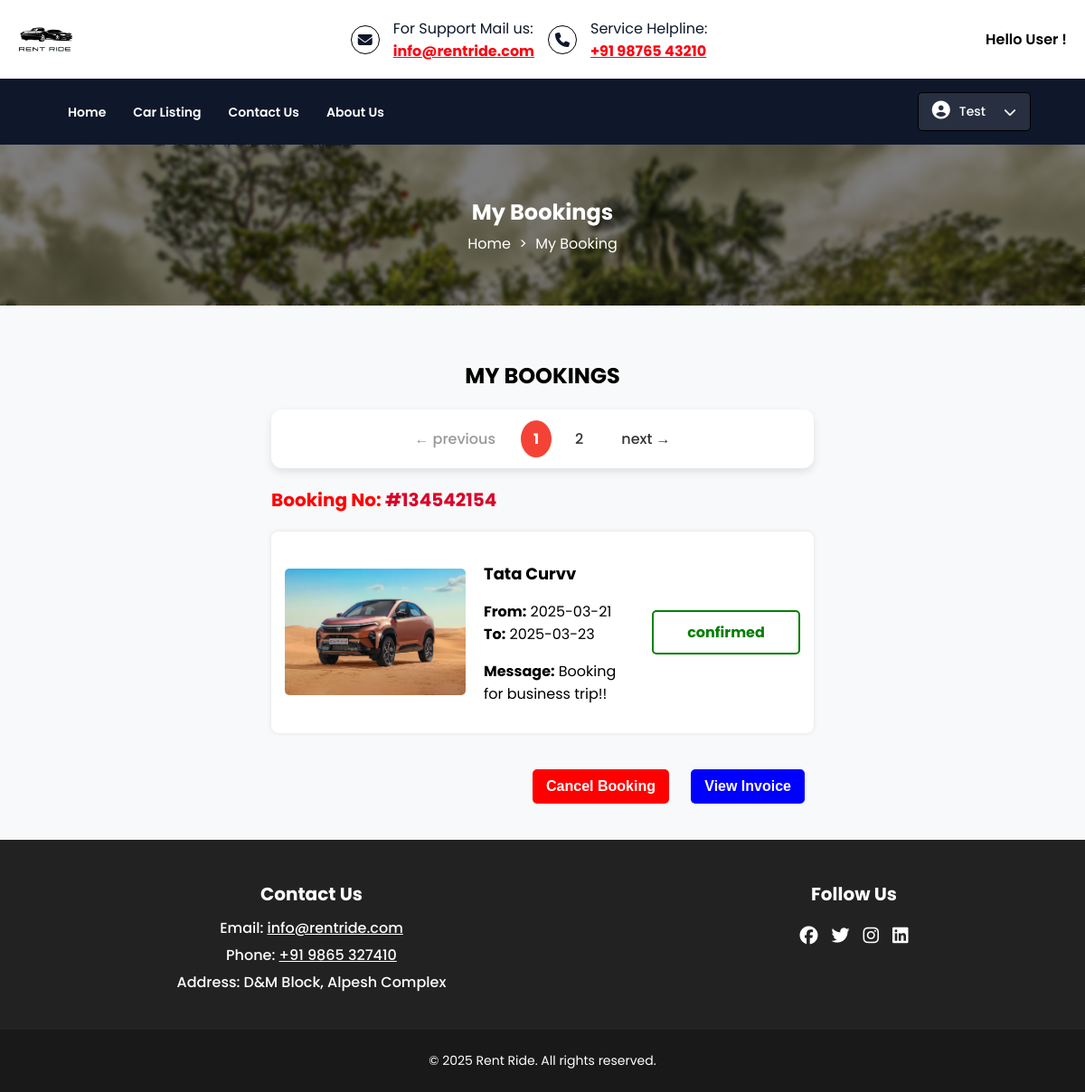
The page /my-bookings.php (signed in) on the database its author committed.
### tables this page shows
CREATE TABLE `bookings` (
  `id` int(11) NOT NULL,
  `booking_number` varchar(20) NOT NULL,
  `user_id` int(11) NOT NULL,
  `email` varchar(255) NOT NULL,
  `vehicle_id` int(11) NOT NULL,
  `from_date` date NOT NULL,
  `to_date` date NOT NULL,
  `message` text DEFAULT NULL,
  `status` enum('new','confirmed','cancelled') DEFAULT 'new',
  `created_at` timestamp NOT NULL DEFAULT current_timestamp()
);

CREATE TABLE `vehicles` (
  `id` int(11) NOT NULL,
  `vehicle_title` varchar(255) NOT NULL,
  `brand_id` int(11) NOT NULL,
  `vehicle_overview` text NOT NULL,
  `price_per_day` decimal(10,2) NOT NULL,
  `fuel_type` varchar(50) NOT NULL,
  `model_year` year(4) NOT NULL,
  `seating_capacity` int(11) NOT NULL,
  `image1` text DEFAULT NULL,
  `image2` text DEFAULT NULL,
  `image3` text DEFAULT NULL,
  `image4` text DEFAULT NULL,
  `image5` text DEFAULT NULL,
  `image6` text DEFAULT NULL,
  `air_conditioner` tinyint(4) DEFAULT NULL,
  `power_steering` tinyint(4) DEFAULT NULL,
  `cd_player` tinyint(4) DEFAULT NULL,
  `power_door_locks` tinyint(4) DEFAULT NULL,
  `driver_airbag` tinyint(4) DEFAULT NULL,
  `central_locking` tinyint(4) DEFAULT NULL,
  `antilock_braking_system` tinyint(4) DEFAULT NULL,
  `passenger_airbag` tinyint(4) DEFAULT NULL,
  `crash_sensor` tinyint(4) DEFAULT NULL,
  `brake_assist` tinyint(4) DEFAULT NULL,
  `power_windows` tinyint(4) DEFAULT NULL,
  `leather_seats` tinyint(4) DEFAULT NULL,
  `created_at` timestamp NOT NULL DEFAULT current_timestamp(),
  `updated_at` timestamp NOT NULL DEFAULT current_timestamp() ON UPDATE current_timestamp()
);

CREATE TABLE `contact_info` (
  `id` int(11) NOT NULL,
  `address` varchar(255) NOT NULL,
  `email` varchar(100) NOT NULL,
  `contact_number` varchar(20) NOT NULL
);

### my-bookings.php (the view, shortened to what this page needs)
<?php
include 'include/config.php';
$user_email = $_SESSION['email'];
$limit = 1;
$page = isset($_GET['page']) ? (int)$_GET['page'] : 1;
$offset = ($page - 1) * $limit;
$query_total = "SELECT COUNT(*) FROM bookings WHERE user_id = (SELECT id FROM users WHERE email = :email)";
$stmt_total = $dbh->prepare($query_total);
$stmt_total->bindParam(':email', $user_email, PDO::PARAM_STR);
$stmt_total->execute();
$total_records = $stmt_total->fetchColumn();
$total_pages = ceil($total_records / $limit);
$query = "SELECT
        b.id AS booking_id,
        b.booking_number,
        b.from_date,
        b.to_date,
        b.status,
        b.message,
        v.vehicle_title,
        v.image1 AS car_image,
        v.price_per_day
    FROM bookings b
    JOIN vehicles v ON b.vehicle_id = v.id
    WHERE b.user_id = (SELECT id FROM users WHERE email = :email)
    ORDER BY b.from_date DESC
    LIMIT :limit OFFSET :offset";
$stmt = $dbh->prepare($query);
$stmt->bindParam(':email', $user_email, PDO::PARAM_STR);
$stmt->bindValue(':limit', (int)$limit, PDO::PARAM_INT);
$stmt->bindValue(':offset', (int)$offset, PDO::PARAM_INT);
$stmt->execute();
$bookings = $stmt->fetchAll(PDO::FETCH_ASSOC);
?>
<!DOCTYPE html>
<html lang="en">
    <head>
        <link rel="stylesheet" href="styles.css">
        <link rel="stylesheet" href="https://cdnjs.cloudflare.com/ajax/libs/font-awesome/6.7.2/css/all.min.css" />
    </head>
    <body>
        <?php include 'include/header.php'; ?>
        <?php include 'include/navigation.php'; ?>
        <div class="ps-container">
            <div class="ps-overlay">
                <h1>My Bookings</h1>
                <nav>
                    <a href="index.php">Home</a> >
                    <a href="mybookings.php">My Booking</a>
                </nav>
            </div>
            <img src="Image/profile-page-banner.jpg" alt="Profile Page Background" class="ps-img">
        </div>
        <section class="my-bookings">
            <div class="booking-container">
                <h2 class="mb"><b>MY BOOKINGS</b></h2>
                <div class="pagination">
                    <a href="my-bookings.php?page=<?php echo $page - 1; ?>" class="prev <?php echo ($page <= 1) ? 'disabled' : ''; ?>">← previous</a>
                    <?php for ($i = 1; $i <= $total_pages; $i++): ?>
                        <a href="my-bookings.php?page=<?php echo $i; ?>" class="<?php echo ($page == $i) ? 'active' : ''; ?>">
                            <?php echo $i; ?>
                        </a>
                    <?php endfor; ?>
                    <a href="my-bookings.php?page=<?php echo $page + 1; ?>" class="next <?php echo ($page >= $total_pages) ? 'disabled' : ''; ?>">next →</a>
                </div>
                <?php if (count($bookings) > 0): ?>
                    <?php foreach ($bookings as $booking): ?>
                        <p class="booking-number">
                            Booking No: <span>#<?php echo htmlspecialchars($booking['booking_number']); ?></span>
                        </p>
                        <div class="booking-details">
                            <img src="admin/uploads/<?php echo htmlspecialchars($booking['car_image']); ?>" class="car-image" alt="Car Image">
                            <div class="car-info">
                                <h3><b><?php echo htmlspecialchars($booking['vehicle_title']); ?></b></h3>
                                <p><b>From:</b> <?php echo htmlspecialchars($booking['from_date']); ?> <b>To:</b> <?php echo htmlspecialchars($booking['to_date']); ?></p>
                                <p><b>Message:</b> <?php echo htmlspecialchars($booking['message']); ?></p>
                            </div>
                            <div class="status" style="border: 2px solid <?php echo ($booking['status'] == 'Canceled') ? 'red' : 'green'; ?>; color: <?php echo ($booking['status'] == 'Canceled') ? 'red' : 'green'; ?>;">
                                <?php echo htmlspecialchars($booking['status']); ?>
                            </div>
                        </div>
                        <div class="button-container">
                            <form method="POST" action="my-bookings.php">
                                <button type="submit" name="cancel_booking" class="cancel-button" onclick="removeInvoiceButton(<?php echo $booking['booking_id']; ?>)">Cancel Booking</button>
                                <?php if ($booking['status'] == 'confirmed'): ?>
                                    <button type="button" id="invoice-btn-<?php echo $booking['booking_id']; ?>" class="print-button" onclick="redirectToInvoice(<?php echo $booking['booking_id']; ?>)">View Invoice</button>
                                <?php endif; ?>
                            </form>
                        </div>
                    <?php endforeach; ?>
                <?php else: ?>
                    <p>No bookings found.</p>
                <?php endif; ?>
            </div>
        </section>
        <?php include 'include/footer.php'; ?>
    </body>
</html>

### include/footer.php (shortened to what this page needs)
<?php
include 'include/config.php';
$sql = "SELECT * FROM contact_info WHERE id = 1";
$stmt = $dbh->prepare($sql);
$stmt->execute();
$contact = $stmt->fetch(PDO::FETCH_ASSOC);
?>
<!DOCTYPE html>
<html lang="en">
    <head>
        <link rel="stylesheet" href="styles.css">
        <link rel="stylesheet" href="https://cdnjs.cloudflare.com/ajax/libs/font-awesome/6.7.2/css/all.min.css" />
    </head>
    <body>
        <footer>
            <div class="container">
            <div class="footer-content">
                <h3>Contact Us</h3>
                <p>Email: <a href="mailto:<?php echo htmlspecialchars($contact['email'] ?? 'N/A'); ?>">
                    <?php echo htmlspecialchars($contact['email'] ?? 'N/A'); ?></a>
                </p>
                <p>Phone: <a href="tel:<?php echo htmlspecialchars($contact['contact_number'] ?? 'N/A'); ?>">
                    <?php echo htmlspecialchars($contact['contact_number'] ?? 'N/A'); ?></a>
                </p>
                <p>Address: <?php echo htmlspecialchars($contact['address'] ?? 'N/A'); ?></p>
            </div>
                <div class="footer-content">
                    <h3>Follow Us</h3>
                    <ul class="social-icons">
                        <li><a href="#"><i class="fab fa-facebook"></i></a></li>
                        <li><a href="#"><i class="fab fa-twitter"></i></a></li>
                        <li><a href="#"><i class="fab fa-instagram"></i></a></li>
                        <li><a href="#"><i class="fab fa-linkedin"></i></a></li>
                    </ul>
                </div>
            </div>
            <div class="bottom-bar">
                <p>&copy; 2025 <a href="admin/Login.php">Rent Ride</a>. All rights reserved.</p>
            </div>
        </footer>
    </body>
</html>

### styles.css (style rules this page uses)
body { font-family: 'Poppins', sans-serif; margin: 0; padding: 0; background-color: #f8f9fa; }
.ps-container { position: relative; width: 100%; height: 178px; overflow: hidden; display: flex; align-items: center; justify-content: center; text-align: center; }
.ps-img { width: 100%; height: 100%; object-fit: cover; position: absolute; top: 0; left: 0; z-index: -2; }
.ps-container::after { content: ""; position: absolute; top: 0; left: 0; width: 100%; height: 100%; background: rgba(0, 0, 0, 0.5); backdrop-filter: blur(2px); z-index: -1; }
.ps-overlay { position: relative; z-index: 1; color: #fff; }
.ps-overlay h1 { margin: 0; font-size: 24px; font-weight: bold; }
.ps-overlay nav { margin-top: 5px; }
.ps-overlay a { color: #fff; text-decoration: none; margin: 0 5px; font-size: 16px; }
button { display: inline-block; width: calc(100% - 20px); padding: 10px; background: #0F172A; color: #fff; font-weight: 700; border: none; border-radius: 5px; cursor: pointer; margin-left: 10px; margin-right: 10px; }
footer { background: #222222; color: #fff; padding-top: 25px; margin-top: 20px; }
.container { display: flex; justify-content: space-around; max-width: 1200px; margin: auto; }
.footer-content { text-align: center; margin-bottom: 20px; }
.footer-content h3 { font-size: 20px; margin-bottom: 10px; }
.footer-content p { margin: 5px 0; font-weight: 500; }
.footer-content p a { color: #fff; }
.social-icons { display: flex; justify-content: center; gap: 15px; padding: 0; list-style: none; }
.social-icons li a { color: #fff; font-size: 20px; transition: 0.3s; }
.bottom-bar { text-align: center; padding: 10px 0px; margin-top: 15px; font-size: 14px; background-color: #191919; }
.bottom-bar p a { text-decoration: none; color: #fff; }
.my-bookings { width: 50%; margin: 20px auto; padding: 20px; }
.booking-container { text-align:left; }
.booking-container .mb { text-align:center; }
.booking-number { color: red; font-size: 20px; font-weight: bold; }
.booking-number span { color: #d90429; }
.booking-details { display: flex; align-items: center; justify-content: space-between; background: white; padding: 15px; border-radius: 8px; box-shadow: 0px 0px 5px rgba(0, 0, 0, 0.1); margin-top: 20px; }
.car-image { width: 200px; height: 140px; border-radius: 5px; }
.car-info { flex: 1; padding: 0 20px; text-align: left; }
.car-info h3 { margin-bottom: 10px; font-size: 18px; }
.status { padding: 10px 20px; font-weight: bold; border-radius: 5px; text-align: center; width: 120px; }
.print-button { width: 100%; padding: 12px; margin-top: 20px; font-size: 16px; background: #007bff; color: white; border: none; cursor: pointer; text-align: center; display: block; border-radius: 5px; transition: background 0.3s ease; }
.cancel-button { display: flex; width:100px; background-color: red; color: white; border: none; padding: 10px 15px; font-size: 16px; font-weight: bold; border-radius: 5px; cursor: pointer; transition: 0.3s; }
.print-button { display: flex; width:100px; background-color: blue; color: white; border: none; padding: 10px 15px; font-size: 16px; font-weight: bold; border-radius: 5px; cursor: pointer; transition: 0.3s; }
.button-container { display: flex; justify-content: flex-end; text-align: center; gap: 10px; margin-top: 20px; }
.cancel-button, .print-button { display: inline-block; width: auto; }
.pagination { display: flex; justify-content: center; align-items: center; gap: 12px; background: #fff; padding: 12px 20px; margin-top: 20px; border-radius: 12px; box-shadow: 0 4px 10px rgba(0, 0, 0, 0.1); }
.pagination a { text-decoration: none; font-size: 16px; font-weight: 500; color: #333; padding: 8px 14px; border-radius: 50%; transition: all 0.3s ease; }
.pagination a.active { background: #f44336; color: white; font-weight: bold; }
.pagination a.prev, .pagination a.next { border-radius: 20px; padding: 8px 16px; background: transparent; }
.pagination a.disabled { pointer-events: none; opacity: 0.5; }

### rows shown on the page
bookings: booking_number "134542154", vehicle.image1 (picture), vehicle.vehicle_title "Tata Curvv", from_date "2025-03-21", to_date "2025-03-23", message "Booking for business trip!!", status "confirmed"
contact_info: email "info@rentride.com", contact_number "+91 9865 327410", address "D&M Block, Alpesh Complex"

### other values the page prints
$_SESSION['first_name'] "Test"
